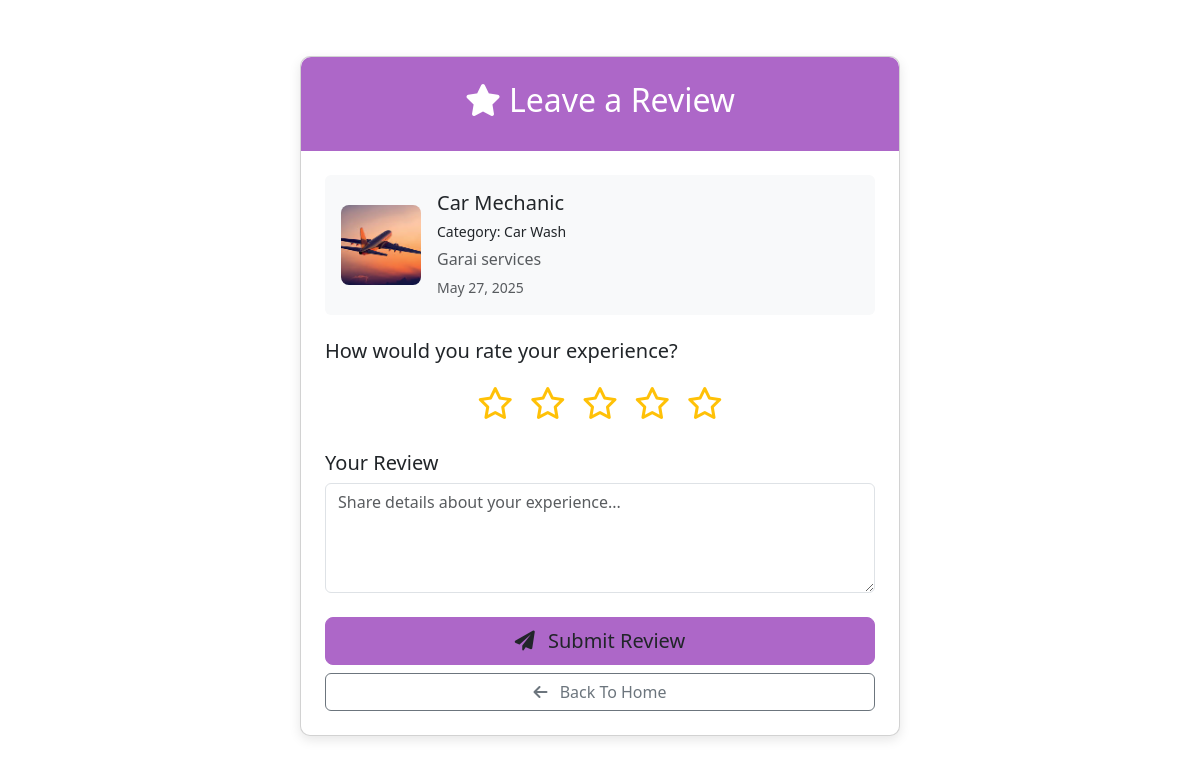
/Homepage/review.php?booking_id=17 (signed in), run on the app's committed database.
### tables this page shows
CREATE TABLE `booking` (
  `booking_id` int(11) NOT NULL,
  `user_id` int(11) NOT NULL,
  `service_id` int(11) NOT NULL,
  `provider_id` int(11) NOT NULL,
  `booking_status` enum('pending','accepted','rejected','completed') NOT NULL,
  `booking_time` datetime NOT NULL,
  `amount` int(11) NOT NULL,
  `payment_method` enum('card','paypal','upi','cash') NOT NULL,
  `payment_status` enum('pending','success','failed','refunded') NOT NULL,
  `transaction_id` varchar(100) NOT NULL,
  `created_at` timestamp NOT NULL DEFAULT current_timestamp(),
  `booking_no` varchar(100) NOT NULL,
  `reason` text NOT NULL,
  `subservice_id` int(100) NOT NULL
);

CREATE TABLE `service_providers` (
  `provider_id` int(11) NOT NULL,
  `image` text NOT NULL,
  `service_id` int(10) NOT NULL,
  `description` text NOT NULL,
  `approved_action` enum('pending','approved','rejected') NOT NULL,
  `created_at` timestamp NOT NULL DEFAULT current_timestamp(),
  `businessname` varchar(50) NOT NULL,
  `lisenceno` text NOT NULL,
  `identityno` text NOT NULL,
  `identityimage` text NOT NULL,
  `email` text NOT NULL,
  `phone` varchar(15) DEFAULT NULL,
  `provider_name` varchar(100) NOT NULL,
  `password` text NOT NULL,
  `address` text NOT NULL
);

CREATE TABLE `service` (
  `service_id` int(11) NOT NULL,
  `service_name` varchar(20) NOT NULL,
  `image` text NOT NULL
);

CREATE TABLE `subservice` (
  `subservice_id` int(11) NOT NULL,
  `service_id` int(11) NOT NULL,
  `subservice_name` varchar(40) NOT NULL,
  `service_des` text NOT NULL,
  `image` text NOT NULL
);

### Homepage/review.php (the view, shortened to what this page needs)
<?php
require_once 'db_connect.php';
$user_id = $_SESSION['user_id'];
$booking_id = isset($_GET['booking_id']) ? intval($_GET['booking_id']) : 0;
$booking = [];
$review_exists = false;
$existing_review = null;
if ($booking_id > 0) {
    $stmt = $conn->prepare("
        SELECT b.*, p.businessname, p.image as provider_image,
               s.service_name, p.provider_id, s.service_id,
               ss.subservice_name, ss.subservice_id
        FROM booking b
        JOIN service_providers p ON b.provider_id = p.provider_id
        JOIN service s ON b.service_id = s.service_id
        LEFT JOIN subservice ss ON b.subservice_id = ss.subservice_id
        WHERE b.booking_id = ? AND b.user_id = ? AND b.booking_status = 'completed'
    ");
    $stmt->bind_param("ii", $booking_id, $user_id);
    $stmt->execute();
    $result = $stmt->get_result();
    $booking = $result->fetch_assoc();
    $provider_image = !empty($booking['provider_image']) ? '../s_pro/uploads2/' . $booking['provider_image'] : '';
}
?>
<!DOCTYPE html>
<html lang="en">
<head>
    <link href="https://cdn.jsdelivr.net/npm/bootstrap@5.3.0/dist/css/bootstrap.min.css" rel="stylesheet">
    <link rel="stylesheet" href="https://cdnjs.cloudflare.com/ajax/libs/font-awesome/6.0.0/css/all.min.css">
    <link rel="stylesheet" href="hideScrollbar.css">
</head>
<body>
    <div class="container py-4">
        <div class="card review-card">
            <div class="review-header text-center">
                <h2><i class="fas fa-star me-2"></i>Leave a Review</h2>
            </div>
            <div class="card-body p-4">
                <div class="d-flex align-items-center mb-4 p-3 bg-light rounded">
                    <?php if (!empty($provider_image)): ?>
                        <img src="<?= htmlspecialchars($provider_image) ?>"
                             class="service-image me-3"
                             alt="<?= htmlspecialchars($booking['businessname']) ?>"
                             onerror="this.onerror=null;this.src='https://via.placeholder.com/150';">
                    <?php else: ?>
                        <div class="service-image img-placeholder me-3">
                            <i class="fas fa-user-tie"></i>
                        </div>
                    <?php endif; ?>
                    <div>
                        <h5 class="mb-1"><?= htmlspecialchars($booking['service_name']) ?></h5>
                        <?php if (!empty($booking['subservice_name'])): ?>
                            <p class="mb-1"><small>Category: <?= htmlspecialchars($booking['subservice_name']) ?></small></p>
                        <?php endif; ?>
                        <p class="mb-1 text-muted"><?= htmlspecialchars($booking['businessname']) ?></p>
                        <small class="text-muted">
                            <?= date('M d, Y', strtotime($booking['booking_time'])) ?>
                        </small>
                    </div>
                </div>
                <form method="POST">
                    <div class="mb-4">
                        <h5 class="mb-3">How would you rate your experience?</h5>
                        <div class="rating-stars text-center">
                            <?php for ($i = 1; $i <= 5; $i++): ?>
                                <i class="far fa-star star mx-1 <?= $review_exists ? 'disabled' : '' ?>"
                                   data-rating="<?= $i ?>"
                                   onclick="<?= $review_exists ? '' : 'setRating('.$i.')' ?>"></i>
                            <?php endfor; ?>
                        </div>
                    </div>
                    <div class="mb-4">
                        <label for="comment" class="form-label h5">Your Review</label>
                        <textarea class="form-control" id="comment" name="comment"
                                  placeholder="<?= $review_exists ? 'You have already submitted a review for this booking' : 'Share details about your experience...' ?>"
                                  <?= $review_exists ? 'disabled' : '' ?>
                                  required rows="4"><?= $review_exists ? htmlspecialchars($existing_review['comment']) : '' ?></textarea>
                    </div>
                    <div class="d-grid gap-2">
                        <button type="submit" name="submit_review"
                                class="btn btn-primary-custom btn-lg py-2 <?= $review_exists ? 'btn-disabled' : '' ?>"
                                <?= $review_exists ? 'disabled' : '' ?>>
                            <i class="fas fa-paper-plane me-2"></i>
                            <?= $review_exists ? 'Review Already Submitted' : 'Submit Review' ?>
                        </button>
                        <a href="home.php" class="btn btn-outline-secondary">
                            <i class="fas fa-arrow-left me-2"></i> Back To Home
                        </a>
                    </div>
                </form>
            </div>
        </div>
    </div>
</body>
</html>

### Homepage/hideScrollbar.css (style rules this page uses)
html { overflow: scroll; overflow-x: hidden; }

### Homepage/review.php (style rules this page uses)
:root { --primary-color: #ad67c8; --primary-hover: #9c56b7; }
.review-card { max-width: 600px; margin: 2rem auto; border-radius: 10px; box-shadow: 0 4px 12px rgba(0,0,0,0.1); }
.review-header { background: var(--primary-color); color: white; padding: 1.5rem; border-radius: 10px 10px 0 0; }
.rating-stars { font-size: 2rem; color: #ffc107; cursor: pointer; margin: 1rem 0; }
.star { transition: all 0.2s; }
.btn-primary-custom { background: var(--primary-color); border-color: var(--primary-color); }
.service-image { width: 80px; height: 80px; object-fit: cover; border-radius: 8px; }

### data on the page
booking: provider.image (picture), service.service_name "Car Mechanic", subservice.subservice_name "Car Wash", provider.businessname "Garai services", booking_time "May 27, 2025"
